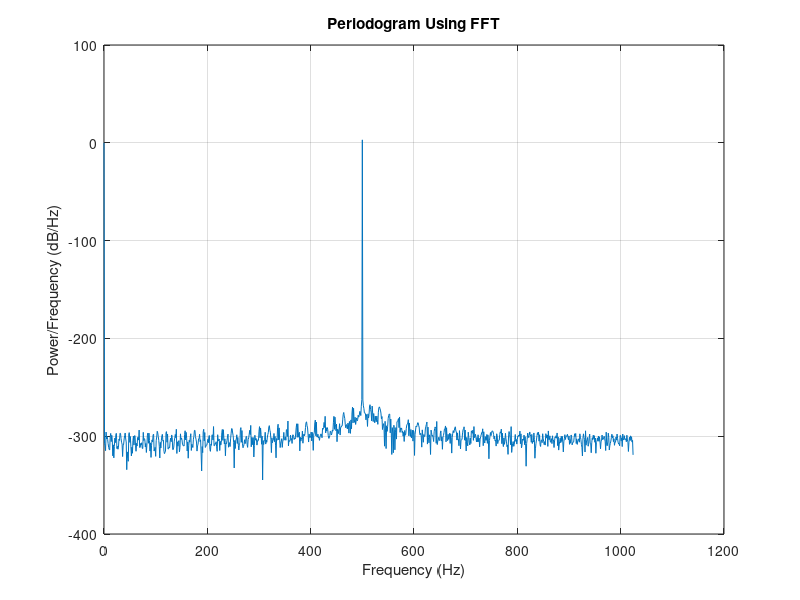

Recreate this plot in MATLAB.
%% Prelab 4 Q2

% Housekeeping
clc; clear; close all

% Code
fs = 2048;            % Sampling frequency                    
t = 0:1/fs:1-1/fs;
x = 2*sin(2*pi*500*t) + 1;

y = fft(x);



N = length(x);
xdft = fft(x);
xdft = xdft(1:N/2+1);
psdx = (1/(fs*N)) * abs(xdft).^2;
psdx(2:end-1) = 2*psdx(2:end-1);
freq = 0:fs/length(x):fs/2;

plot(freq,pow2db(psdx))
grid on
title("Periodogram Using FFT")
xlabel("Frequency (Hz)")
ylabel("Power/Frequency (dB/Hz)")